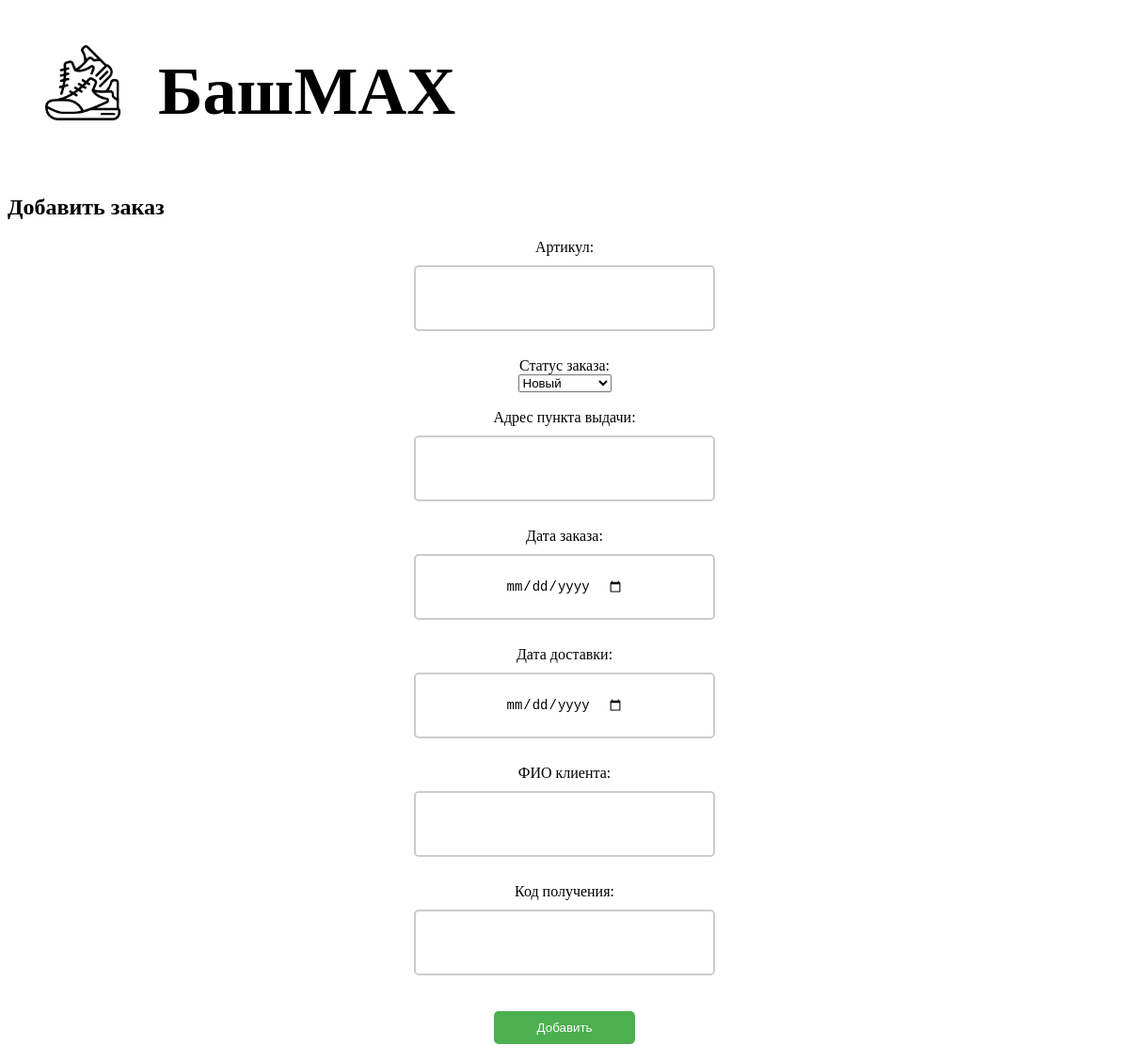
/edit_order/1, run on an earlier commit of the app's database.
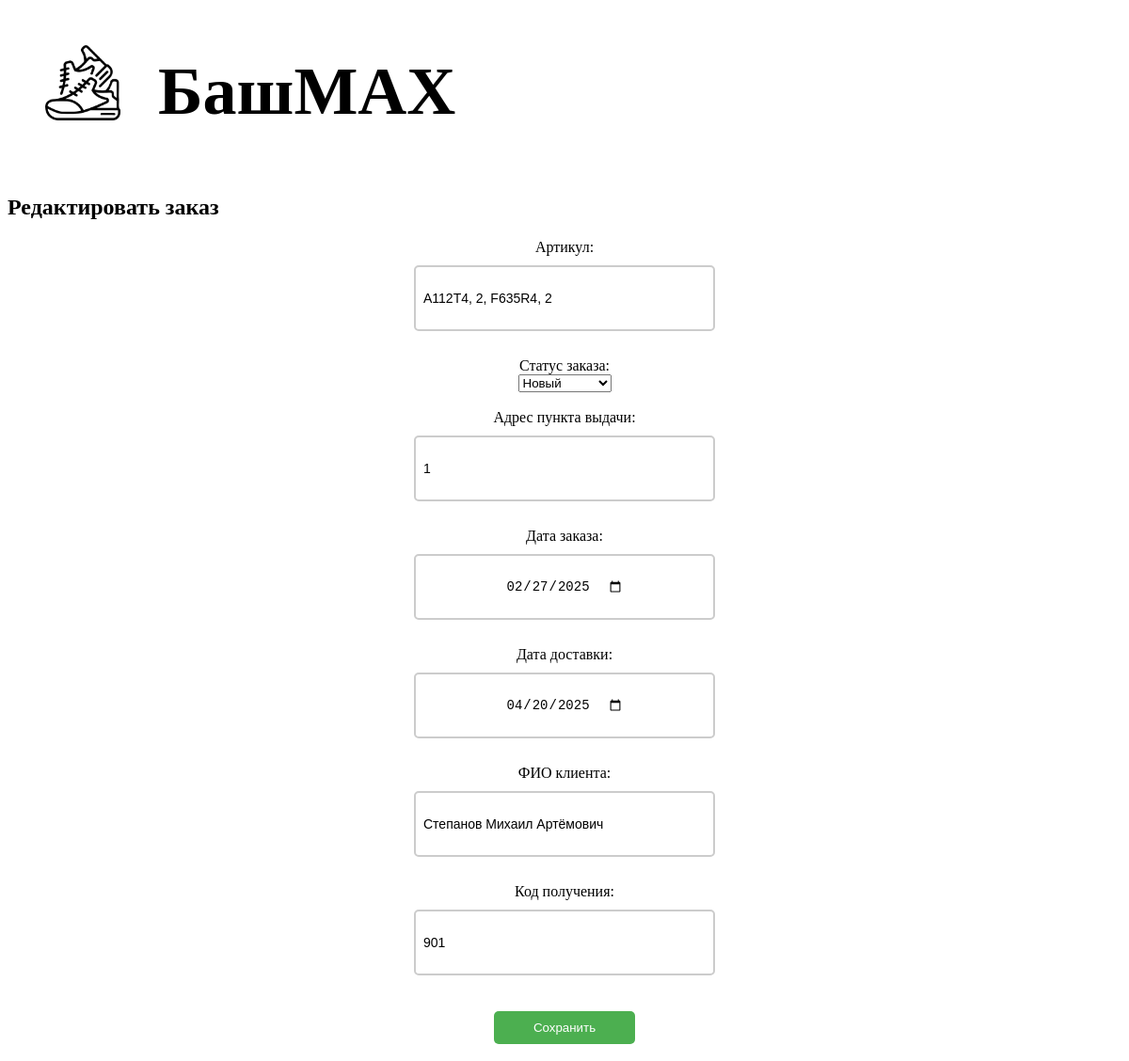
And on a later commit of the database.
### tables this page shows
CREATE TABLE orders (
            id INTEGER PRIMARY KEY AUTOINCREMENT,
            artikul TEXT,
            order_date DATE,
            delivery_date DATE,
            pup_address INTEGER,
            fullname TEXT,
            code INTEGER,
            status TEXT
        );

### main.py (the view, shortened to what this page needs)
@app.route("/edit_order/<int:order_id>", methods=["GET", "POST"])
def edit_order(order_id):
    conn = get_db()
    cursor = conn.cursor()
    cursor.execute("SELECT * FROM orders WHERE id=?", (order_id,))
    order = cursor.fetchone()
    conn.close()
    return render_template("add_edit_order.html", order=order)

### main.py (called while the page is built)
def get_db():
    conn = sqlite3.connect(DB_NAME)
    conn.row_factory = sqlite3.Row
    return conn

### templates/add_edit_order.html (shortened to what this page needs)
<!DOCTYPE html>
<html lang="en">
<head>
    <link rel="stylesheet" href="{{ url_for('static', filename='styles.css') }}">
</head>
<body>
<header>
    <div style="display: flex;">
        <img style="margin: 40px; width: 80px; height: 80px"
             src="{{ url_for('static', filename='images/Icon.png') }}">
        <h1 style="font-size: 72px">БашMAX</h1>
    </div>
</header>
<main>
<h2>{{ 'Редактировать заказ' if order else 'Добавить заказ' }}</h2>
<form method="post">
    <label>Артикул:</label>
    <input type="text" name="artikul" value="{{ order['artikul'] if order else '' }}"><br>
    <label>Статус заказа:</label>
    <select name="status">
        {% for s in ['Новый', 'В обработке', 'Выполнен', 'Отменён'] %}
            <option value="{{ s }}" {% if order and order['status']==s %}selected{% endif %}>{{ s }}</option>
        {% endfor %}
    </select><br>
    <label>Адрес пункта выдачи:</label>
    <input type="text" name="pup_address" value="{{ order['pup_address'] if order else '' }}"><br>
    <label>Дата заказа:</label>
    <input type="date" name="order_date" value="{{ order['order_date'][:10] if order else '' }}"><br>
    <label>Дата доставки:</label>
    <input type="date" name="delivery_date" value="{{ order['delivery_date'][:10] if order else '' }}"><br>
    <label>ФИО клиента:</label>
    <input type="text" name="fullname" value="{{ order['fullname'] if order else '' }}"><br>
    <label>Код получения:</label>
    <input type="text" name="code" value="{{ order['code'] if order else '' }}"><br>
    <button type="submit">{{ 'Сохранить' if order else 'Добавить' }}</button>
</form>
</main>
</body>
</html>

### static/styles.css (style rules this page uses)
input { display: flex; padding: 8px; margin: 10px; border: 2px solid #ccc; border-radius: 5px; font-size: 14px; justify-content:center; align-items:center; width: 300px; height: 50px }
button { background-color: #4CAF50; color: white; border: none; margin: 10px; padding: 10px 15px; border-radius: 5px; cursor: pointer; width: 150px }
form { display: flex; flex-direction: column; align-items: center; }

What changed in the data, as far as the page shows it:
added orders: artikul "А112Т4, 2, F635R4, 2", pup_address "1", order_date "02/27/2025", delivery_date "04/20/2025", fullname "Степанов Михаил Артёмович", code "901"
Also different on the page:
{{ 'Редактировать заказ' if order else 'Добавить заказ' }}: "Добавить заказ" → "Редактировать заказ"
{{ 'Сохранить' if order else 'Добавить' }}: "Добавить" → "Сохранить"
